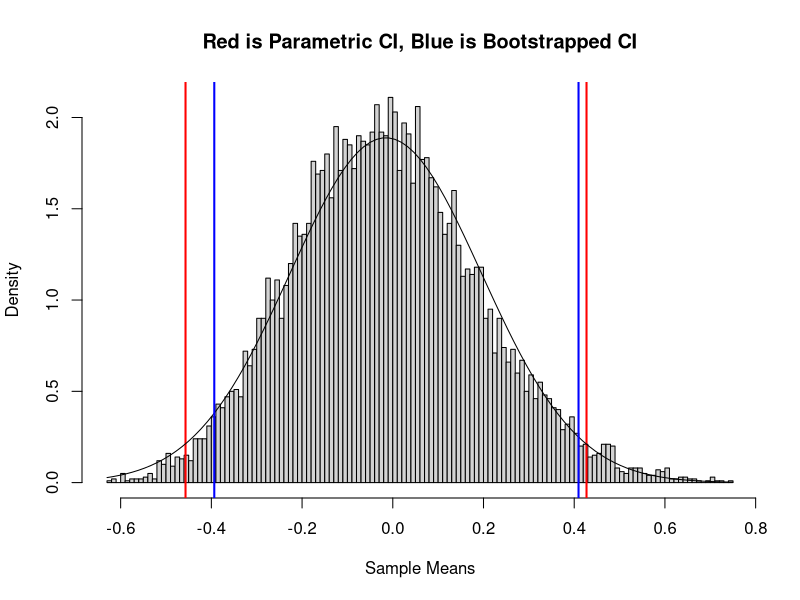
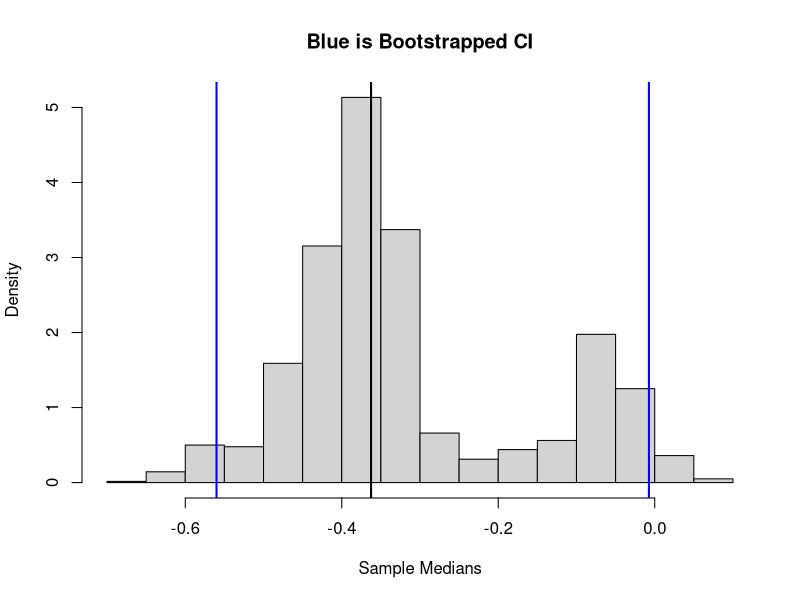
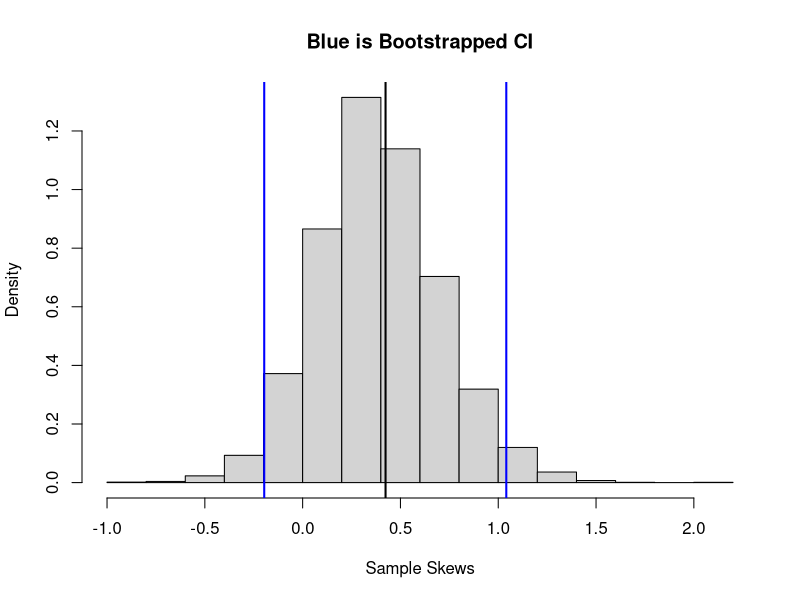
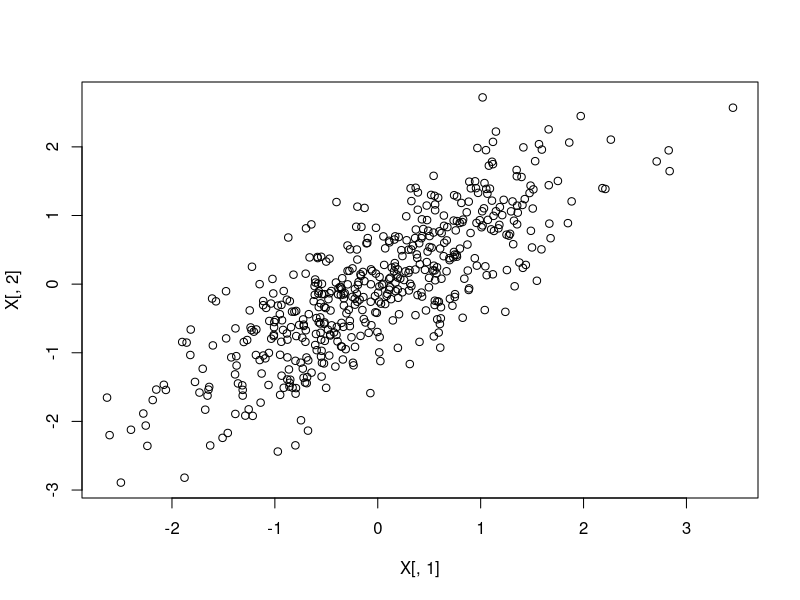
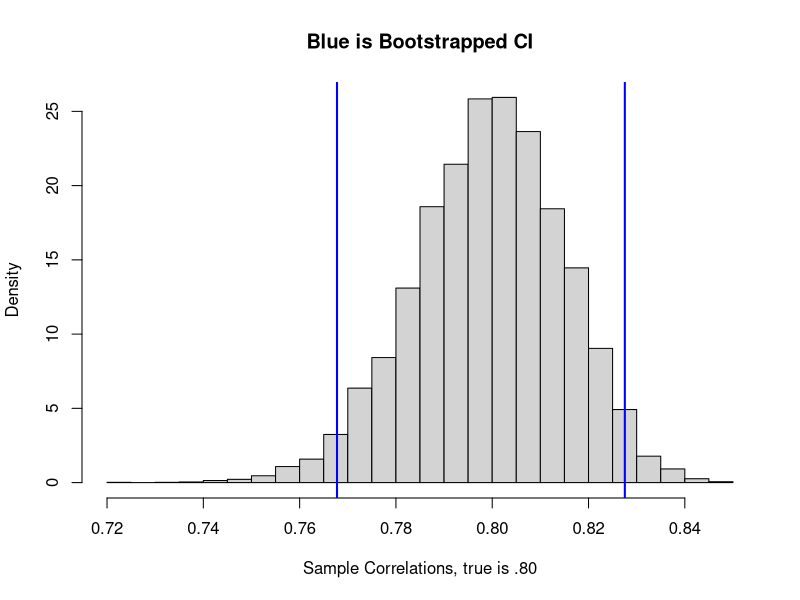

Write the R code that produced these figures, in order. (Note: this script raises an error after producing the figures.)
########################################
########################################
##  Bootstrapping  By Hand
########################################
########################################

##### bootstrap confidence interval for a mean

library(sn)
library(psych)

N=20
skew=20                           # skewness parameters (for disctribution of X)        
delta=skew/sqrt(skew^2+1)         # to ensure that E(X)=0 and VAR(X)=1
omega=1/sqrt(1-2*delta^2/pi)
kappa=-omega*sqrt(2/pi)*delta

set.seed(59)
X = rsn(N,kappa,omega,skew)         #draw X from skew normal distribution

describe(X)

CITL <- mean(X) + qt(.025, df=N-1) * sd(X)/sqrt(N)
CITH <- mean(X) + qt(.975, df=N-1) * sd(X)/sqrt(N)

outcome <- matrix(0,10000,1)

for (i in 1:10000) {
  samp <- sample(X, size=N, replace = TRUE)
  outcome[i] <- mean(samp)
}

mean(outcome)
EQ <- quantile(outcome, c(.025, .975))

hist(outcome, breaks=100, freq=FALSE, main="Red is Parametric CI, Blue is Bootstrapped CI", xlab="Sample Means")
abline(v=CITL, lwd=2, col="red")
abline(v= CITH, lwd=2, col="red")

curve(dnorm(x, mean(outcome[,1]), sd=(sd(X)/sqrt(N))), add = TRUE)
abline(v=EQ[1], lwd=2, col="blue")
abline(v=EQ[2], lwd=2, col="blue")


##### bootstrap confidence interval for a median

library(sn)
library(psych)

N=150
skew=20                           # skewness parameters (for disctribution of X)        
delta=skew/sqrt(skew^2+1)         # to ensure that E(X)=0 and VAR(X)=1
omega=1/sqrt(1-2*delta^2/pi)
kappa=-omega*sqrt(2/pi)*delta

set.seed(2005)
X = rsn(N,kappa,omega,skew)         #draw X from skew normal distribution


describe(X)

outcome <- matrix(0,10000,1)

for (i in 1:10000) {
  samp <- sample(X, size=N, replace = TRUE)
  outcome[i] <- median(samp)
}

EQ <- quantile(outcome, c(.025, .975))

hist(outcome, breaks=20, freq=FALSE, main="Blue is Bootstrapped CI", xlab="Sample Medians")
abline(v=EQ[1], lwd=2, col="blue")
abline(v=EQ[2], lwd=2, col="blue")
abline(v=median(X), lwd=2, col="black")


##### bootstrap confidence interval for a skew

library(sn)
library(psych)

N=20
skew=20                           # skewness parameters (for disctribution of X)        
delta=skew/sqrt(skew^2+1)         # to ensure that E(X)=0 and VAR(X)=1
omega=1/sqrt(1-2*delta^2/pi)
kappa=-omega*sqrt(2/pi)*delta

set.seed(2013+2015) #Try with set.seed(20132015)
X = rsn(N,kappa,omega,skew)         #draw ability from skew normal distribution

describe(X)

outcome <- matrix(0,10000,1)

for (i in 1:10000) {
  samp <- sample(X, size=N, replace = TRUE)
  outcome[i] <- skew(samp)
}

mean(outcome)
EQ <- quantile(outcome, c(.025, .975))

hist(outcome, breaks=20, freq=FALSE, main="Blue is Bootstrapped CI", xlab="Sample Skews")
abline(v=EQ[1], lwd=2, col="blue")
abline(v=EQ[2], lwd=2, col="blue")
abline(v=skew(X), lwd=2, col="black")

#######################################
## Bootstrapped Correlation
#######################################

library(MASS)

true <- matrix(1,2,2)
true[1,2] <- .8; true[2,1] <- .8

N = 500

set.seed(4)
X <- mvrnorm(n=N, mu = c(0, 0), Sigma=true)
plot(X[,1], X[,2])
sampresult <- cor(X)

index <- seq(1,nrow(X),1)

outcome <- matrix(0,10000,1)

for (i in 1:10000) {
  samp <- sample(index, size=N, replace = TRUE)
  outcome[i] <- cor(X[samp,1],X[samp,2])
}

EQ <- quantile(outcome, c(.025, .975))

hist(outcome, breaks=20, freq=FALSE, main="Blue is Bootstrapped CI", xlab="Sample Correlations, true is .80")
abline(v=EQ[1], lwd=2, col="blue")
abline(v=EQ[2], lwd=2, col="blue")
abline(v=samresult, lwd=2, col="black")


##################################################
##### bootstrap confidence interval for Cohen's D
##################################################

n1 <- 250; n2 <- 250

set.seed(1)
X1 <- rnorm(n1, mean=50, sd=10)
X2 <- rnorm(n2, mean=55, sd=10)

describe(X1); describe(X2)

Sp <- sqrt(((n1-1) * var(X1) + (n2-1) * var(X2)) / (n1 + n2 - 2))
samcohenD <- (mean(X1) - mean(X2)) / Sp


outcome <- matrix(0,10000,1)

for (i in 1:10000) {
  samp1 <- sample(X1, size=n1, replace = TRUE)
  samp2 <- sample(X2, size=n2, replace = TRUE)
  Sp <- sqrt(((n1-1) * var(samp1) + (n2-1) * var(samp2)) / (n1 + n2 - 2))
  cohenD <- (mean(samp1) - mean(samp2)) / Sp
  outcome[i] <- cohenD
}

EQ <- quantile(outcome, c(.025, .975))

hist(outcome, breaks=20, freq=FALSE, main="Blue is Bootstrapped CI", xlab="Sample Cohen D, true in population = -0.5")
abline(v=EQ[1], lwd=2, col="blue")
abline(v=EQ[2], lwd=2, col="blue")
abline(v=samcohenD, lwd=2, col="black")
abline(v=-0.5, lwd=2, col="red")


##############################################################################
##### Randomization Test of Differences in Paired Samples Design
##############################################################################

n <- 20
set.seed(100) #Try 100, 105, 110
X1 = x[,1]; X2 = x[,2]
X1 = X1 + runif(n, -5, 5); X2 = X2 + runif(n, -5, 5)

describe(X1); describe(X2)


X1 = rnorm(n, 50, 10)
X2 = X1 + rnorm(n, 2, 5)

diffscores <- X1 - X2

Mdiff <- mean(diffscores)

outcome <- matrix(0,10000,1)

for (i in 1:10000) {
  index <- runif(n1,0,1)
  
  sam <- ifelse( (index <= .50), -1*diffscores, 1 *diffscores)
  
  outcome[i] <- mean(sam)
}

EQ <- quantile(outcome, c(.025, .975))

hist(outcome, breaks=20, freq=FALSE, main="Blue corresponds to two-tailed p .05", xlab="Mean of difference scores")
abline(v=EQ[1], lwd=2, col="blue")
abline(v=EQ[2], lwd=2, col="blue")
abline(v=Mdiff, lwd=2, col="black")



###############################################################################
##### Randomization Test of Differences in Mean for Two-Group Independent Design
###############################################################################

n1 <- 15; n2 <- 30

X1 <- rnorm(n1, mean=50, sd=7);  X2 <- rnorm(n2, mean=55, sd=14)

describe(X1); describe(X2)

meandiff <- mean(X1) - mean(X2)

outcome <- matrix(0,10000,1)

all <- c(X1,X2)  # stack the two columns to make one sample

for (i in 1:10000) {
  
  index <- sample(1:(n1+n2), size=(n1), replace = FALSE)
  grp1 <- all[index]
  grp2 <- all[-index]
  outcome[i] <- mean(grp1) - mean(grp2)
}

mean(outcome)
EQ <- quantile(outcome, c(.025, .975))

hist(outcome, breaks=20, freq=FALSE, main="Blue is Bootstrapped CI", xlab="Mean Difference, true in population = -0.5")
abline(v=EQ[1], lwd=2, col="blue")
abline(v=EQ[2], lwd=2, col="blue")
abline(v=meandiff, lwd=2, col="black")

Fn <- ecdf(outcome) # the cummulative function

Fn(meandiff)  # returns the percentiles for meandiff
